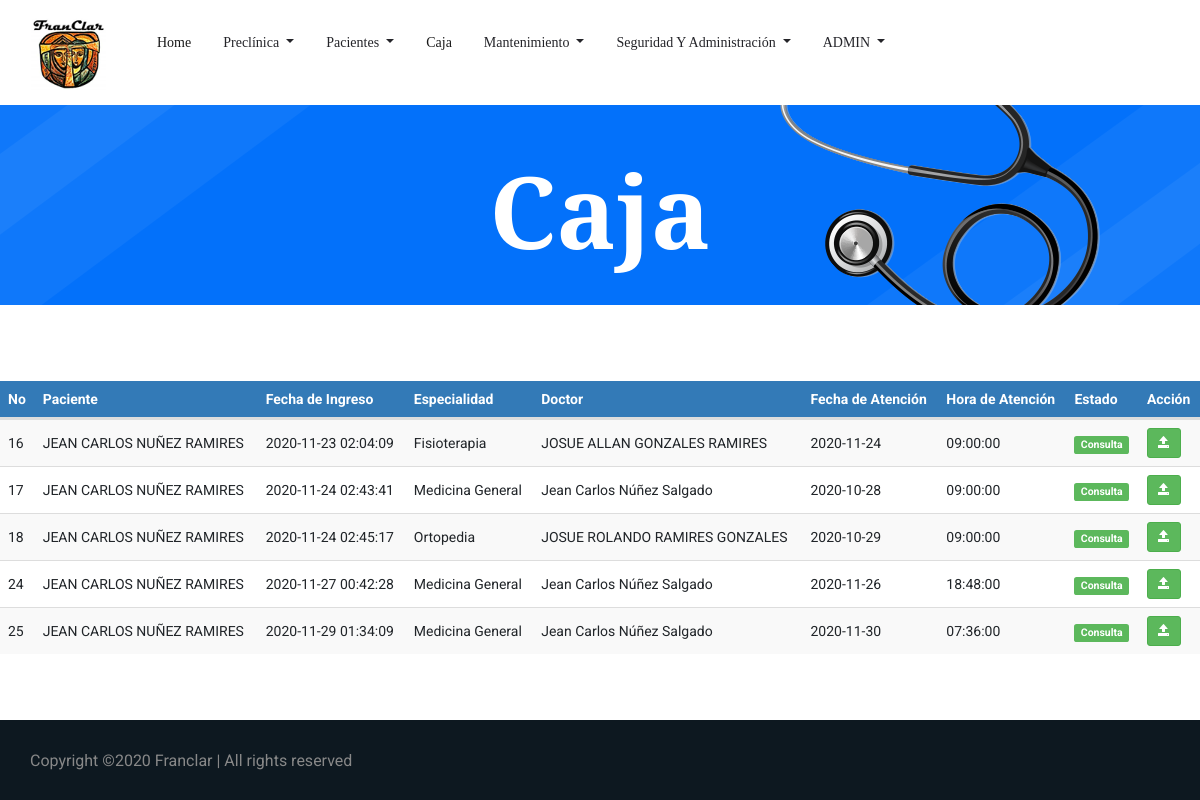
The page /Caja.php (signed in) on the database as committed earlier.
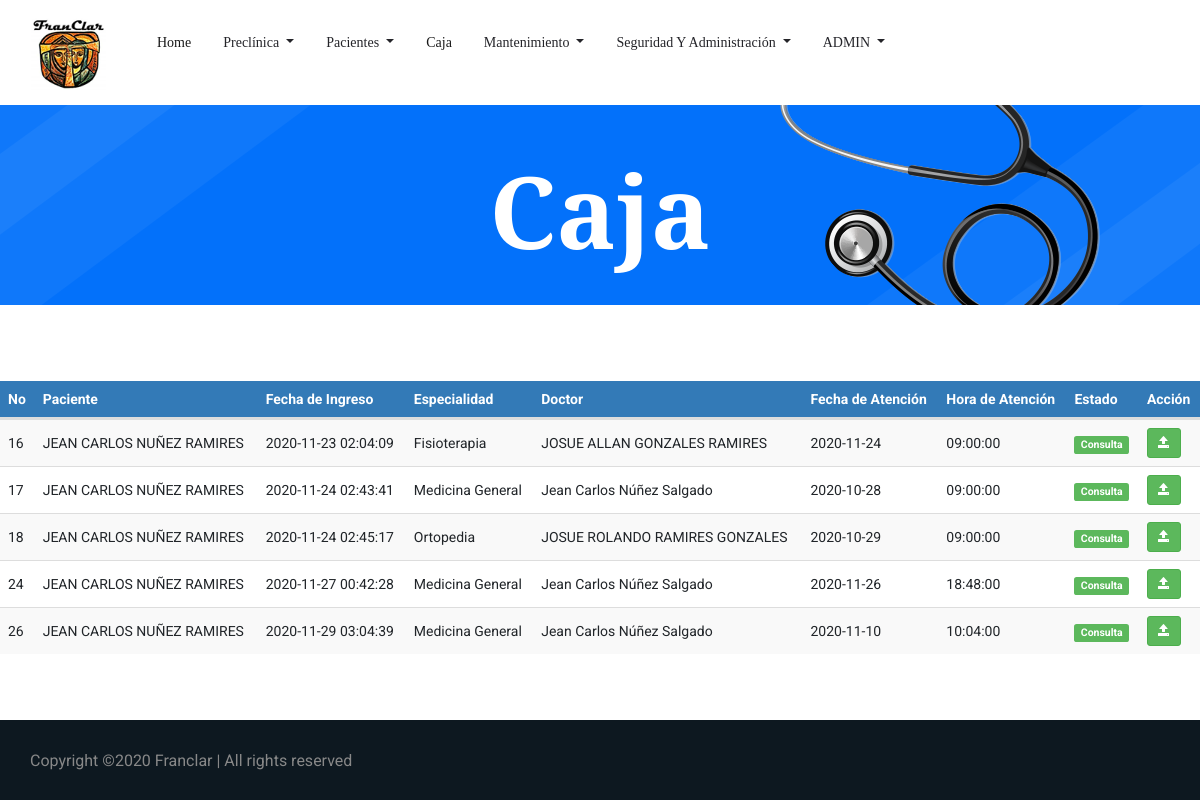
The same page on the database as committed later.
### tables this page shows
CREATE TABLE `tbl_citas` (
  `ID_Cita` bigint(3) NOT NULL,
  `ID_Paciente` int(3) NOT NULL,
  `ID_Usuario` bigint(3) NOT NULL,
  `ID_Empleado` int(3) NOT NULL,
  `ID_Especialidad` int(3) NOT NULL,
  `ID_Estado` int(3) NOT NULL,
  `Fec_Creacion` timestamp NOT NULL DEFAULT current_timestamp(),
  `Fec_Atencion` date NOT NULL,
  `Hora_Atencion` time NOT NULL,
  `Precio` int(5) NOT NULL,
  `Usuario_crea` bigint(3) DEFAULT NULL,
  `Fec_crea` date DEFAULT NULL,
  `Usuario_modif` bigint(3) DEFAULT NULL,
  `Fec_modif` date DEFAULT NULL
);

CREATE TABLE `tbl_pacientes` (
  `ID_Paciente` int(3) NOT NULL,
  `cedula` varchar(13) NOT NULL,
  `ID_Sexo` int(1) NOT NULL,
  `ID_Est_Civil` int(3) NOT NULL,
  `ID_Tipo_Sangre` int(3) NOT NULL,
  `ID_Religion` int(3) NOT NULL,
  `ID_TipoPaciente` int(3) NOT NULL,
  `Nom_Paciente` varchar(255) NOT NULL,
  `Fec_Nacimiento` date NOT NULL,
  `Edad` int(3) NOT NULL,
  `Dir_Paciente` varchar(255) NOT NULL,
  `Tel_Paciente` int(8) NOT NULL,
  `Cel_Paciente` int(8) NOT NULL,
  `Email` varchar(50) NOT NULL,
  `Contacto_Emergencia` varchar(40) NOT NULL,
  `ID_Parentesco` int(3) NOT NULL,
  `Tel_Emergencia` int(8) NOT NULL,
  `Cel_Emergencia` int(8) NOT NULL,
  `Antecedentes_Personales` varchar(500) DEFAULT NULL,
  `Antecedentes_Hospitalarios` varchar(500) DEFAULT NULL,
  `Antecedentes_Alergicos` varchar(500) DEFAULT NULL,
  `Antecedentes_Familiares` varchar(500) DEFAULT NULL,
  `Habitos` varchar(500) DEFAULT NULL,
  `Usuario_crea` bigint(3) DEFAULT NULL,
  `Fec_crea` date DEFAULT NULL,
  `Usuario_modif` bigint(3) DEFAULT NULL,
  `Fec_modif` date DEFAULT NULL
);

CREATE TABLE `tbl_especialidad` (
  `ID_especialidad` int(3) NOT NULL,
  `Descripcion_espec` varchar(30) NOT NULL,
  `Precio` int(5) NOT NULL
);

CREATE TABLE `tbl_empleado` (
  `ID_Empleado` int(3) NOT NULL,
  `Nom_Empleado` varchar(50) NOT NULL,
  `ID_Sexo` int(1) NOT NULL,
  `ID_Est_Civil` int(3) NOT NULL,
  `ID_Cargo` int(3) NOT NULL,
  `ID_Especialidad` int(3) NOT NULL,
  `Cedula` varchar(13) NOT NULL,
  `Fec_Nacimiento` date NOT NULL,
  `Dir_Empleado` varchar(255) NOT NULL,
  `Tel_Empleado` int(8) NOT NULL,
  `Cel_Empleado` int(8) NOT NULL,
  `Salario` int(6) NOT NULL,
  `Usuario_crea` bigint(3) DEFAULT NULL,
  `Fec_crea` date DEFAULT NULL,
  `Usuario_modif` bigint(3) DEFAULT NULL,
  `Fec_modif` date DEFAULT NULL
);

CREATE TABLE `tbl_estado_cita` (
  `ID_Estado` int(3) NOT NULL,
  `Descripcion_est_cita` varchar(10) NOT NULL
);

### Caja.php (the view, shortened to what this page needs)
<!doctype html>
<html lang="es">
<?php
include 'head.php'
?>
<body>
    <?php
    include 'header.php'
    ?>
    <section class="breadcrumb_part breadcrumb_bg">
        <div class="container">
            <div class="row">
                <div class="col-lg-12">
                    <div class="breadcrumb_iner">
                        <div class="breadcrumb_iner_item">
                            <h2>Caja</h2>
                        </div>
                    </div>
                </div>
            </div>
        </div>
    </section>
    <br>
     <br>
     <br>
    <div class="table-responsive">
			<table id="datatableUsuarios" class="table table-striped table-hover" cellspacing="0" width="100%">
            	<thead>
				<tr>
					<th>No</th>
					<th>Paciente</th>
					<th>Fecha de Ingreso</th>
					<th>Especialidad</th>
                    <th>Doctor</th>
                    <th>Fecha de Atención</th>
                    <th>Hora de Atención</th>
                    <th>Estado</th>
				    <th>Acción</th>
				</tr>
				</thead>
				<tbody>
				<?php
				$sql = mysqli_query($con, "SELECT tbl_citas.ID_Cita,
				tbl_pacientes.Nom_Paciente,
				tbl_citas.Fec_Creacion,
				tbl_especialidad.Descripcion_espec,
				tbl_empleado.Nom_Empleado,
				tbl_citas.Fec_Atencion,
				tbl_citas.Hora_Atencion,
				tbl_estado_cita.Descripcion_est_cita FROM tbl_citas
				INNER JOIN tbl_pacientes on tbl_citas.ID_Paciente = tbl_pacientes.ID_Paciente
				INNER JOIN tbl_especialidad on tbl_citas.ID_Especialidad = tbl_especialidad.ID_Especialidad
				INNER JOIN tbl_empleado on tbl_citas.ID_Empleado = tbl_empleado.ID_Empleado
				INNER JOIN tbl_estado_cita on tbl_citas.ID_Estado = tbl_estado_cita.ID_Estado WHERE tbl_estado_cita.ID_Estado = 3");
				if(mysqli_num_rows($sql) == 0){
					echo '<tr><td colspan="8">No hay datos.</td></tr>';
				}else{
					while($row = mysqli_fetch_assoc($sql)){
						echo '
						<tr>
						<td>'.$row['ID_Cita'].'</td>
						<td>'.$row['Nom_Paciente'].'</td>
						<td>'.$row['Fec_Creacion'].'</td>
						<td>'.$row['Descripcion_espec'].'</td>
						<td>'.$row['Nom_Empleado'].'</td>
						<td>'.$row['Fec_Atencion'].'</td>
						<td>'.$row['Hora_Atencion'].'</td>
						<td><span class="label label-success">'.$row['Descripcion_est_cita'].'</span></td>
						<td>
                            <a href="factura.php?nik='.$row['ID_Cita'].'" title="Realizar Consulta" class="btn btn-success btn-sm"><span class="glyphicon glyphicon-open" aria-hidden="true"></span></a>
						</td>
						</tr>
						';
					}
				}
				?>
			</table>
		 </div>
         <br>
     <br>
     <br>
    <?php
        include 'Copyright.php'
    ?>
</body>
</html>

Rows that differ between the two databases and show on the page:
no longer on this page (row edited): tbl_citas: ID_Cita "25", ID_Paciente.Nom_Paciente "JEAN CARLOS NUÑEZ RAMIRES", Fec_Creacion "2020-11-29 01:34:09", ID_Especialidad.Descripcion_espec "Medicina General", ID_Empleado.Nom_Empleado "Jean Carlos Núñez Salgado", Fec_Atencion "2020-11-30", Hora_Atencion "07:36:00", ID_Estado.Descripcion_est_cita "Consulta"
added tbl_citas: ID_Cita "26", ID_Paciente.Nom_Paciente "JEAN CARLOS NUÑEZ RAMIRES", Fec_Creacion "2020-11-29 03:04:39", ID_Especialidad.Descripcion_espec "Medicina General", ID_Empleado.Nom_Empleado "Jean Carlos Núñez Salgado", Fec_Atencion "2020-11-10", Hora_Atencion "10:04:00", ID_Estado.Descripcion_est_cita "Consulta"
